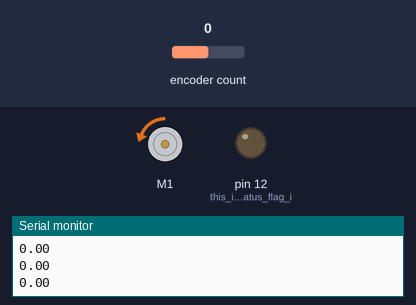
Bench run of a sketch on a simulated Arduino Uno, built with avr-gcc and run on an emulated ATmega328P. On the bench: DC motor (green arrow = forward, orange = backward, longer = faster), output pins drawn as LEDs (lit = HIGH), the last lines printed to the serial monitor. The inputs (shaded band) are chosen by the test bench; at power-on: encoder count 0.

Above: at 1.2 s.
1.3 s: encoder count set to -1
At 1.6 s:
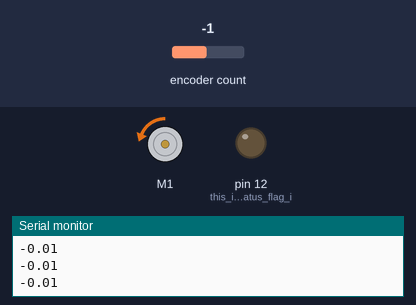
2.8 s: encoder count set to 0
At 4.0 s:
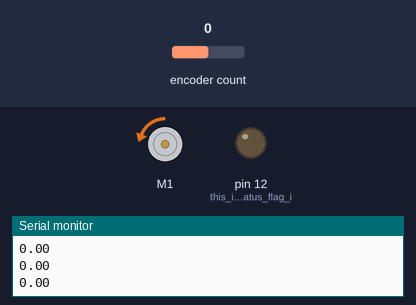
Timing chart, 0 to 5.8 s (numbered marks = the images above; inputs shaded):
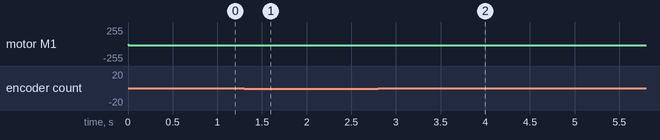

The sketch:

MiniProjectFinal_Trial3.ino
```cpp
/*
 * Group 10
 * MiniProject Final Code
 */
#include "Encoder.h"
#include <Wire.h>
#include "DualMC33926MotorShield.h"
// motor object
DualMC33926MotorShield md;

// pin definitions for the encoder and the LCD
#define pwmMod        9 // used to modify the PWM
#define ENC1          2
#define ENC2          3
#define SLAVE_ADDRESS 0x04// dawson info
#define TOLERANCE     20 // give some tolerance to the rotational value
#define CPR           3200 // counts per revolution
#define PERIOD        10

// variables used for the controller
double timeChange; // used to keep track of the time elapsed
double error = 0; // used to calculate difference in target and current angular position
double out = 0;
double voltage = 0;
double pwmOut = 0;
float integrator = 0; // used to keep track of the accumulating error

Encoder encoderValues(ENC1, ENC2); // used to keep track of the position of the encoder

float oldPos; // used for delta U?
float newPos = 0;

float  currentPosition = 0; // keeps track of our encoder values

int loopCounts;
int desiredPos = 3; // keeps track of our quadrants
double rad = 0; // calculates the position on the quadrant


// here are the controller variables
double Kp = 0.62655794027008;
double Ki = 0.139513658834803;

// from the motor shield example code
// reads from the pin to see if there is an error

void stopIfFault()
{
  if (md.getFault())
  {
    Serial.println("fault");
    while(1);
  }
}

void setup() {
  pinMode(ENC1, INPUT);
  pinMode(ENC2, INPUT);
  pinMode(12, OUTPUT); // this is the status flag indicator
  Serial.begin(9600);

  // initialize the motor object
  md.init();

  // initialize ISR
  Serial.println("Mini Project");
  Serial.println("Ready!");


  /*
  // initialize I2C as the subordinate
  Wire.begin(SLAVE_ADDRESS);

  // callbacks for I2C
  Wire.onRequest(sendData);
  Wire.onReceive(receiveData);
  Serial.println("Mini Project");
  Serial.println("Ready!");
*/
}

void loop() { // we ,ay want to change the conditional count values in order to give some tolerance
  currentPosition = encoderValues.read();
  rad = (currentPosition/CPR)*2*3.1415;
  Serial.println(rad);
  if(rad>=6.2831){
    rad = rad - 6.2831;
    currentPosition = currentPosition - CPR;
  }
  else if (rad <= 6.2831){
    rad = rad + 6.2831;
    currentPosition = currentPosition + CPR;
  }
  switch(desiredPos) { // we will use these switch cases to rotate towards the goal in the shortest route

    case 1: // here we are trying to rotate towards 0/2pi

    if (rad != 0){
      speedControl(0);
    }

    break;

    case 2: // here we are rotating towards pi/2


    if (rad != PI/2){
      speedControl(PI/2);
    }
    break;

    case 3: // here we will rotate towards pi

    if (rad != PI) {
      speedControl(PI);
    }
    break;

    case 4: // here we will rotate towards 3pi/2

    if (rad != (3*PI)/2){
      speedControl((3*PI)/2);
    }
    break;
  }
}
void speedControl(double target){
  unsigned long now = millis();
  unsigned long delay1 = now;
  error = (target - rad);
  voltage = Kp*error;
  pwmOut = (voltage / 7.8) * 127;
  if ((abs(pwmOut) > 255) && (pwmOut < 0)){
    pwmOut = -255;
  }
  else if ((abs(pwmOut) > 255) && (pwmOut > 0)) {
    pwmOut = 255;
  }
  else {
    pwmOut = pwmOut;
  }
  md.setM1Speed(pwmOut);

  unsigned long delay2 = now;
  timeChange = delay2-delay1;

  if (timeChange < PERIOD*loopCounts){
    delay(PERIOD - timeChange);
  }
  loopCounts++;
}

/*
 * DAWSON STUFF
void receiveData(int byteCount){
  while(Wire.available()) {
    desiredPos = Wire.read();
    Serial.print("Data recieved: ");
    Serial.println(desiredPos);
  }
}

void sendData(){
  Wire.write(desiredPos);
}
*/
```

Measured:
- after the input at 1.3 s, motor M1: backward 20/255 → backward 19/255 at once
- after the input at 2.8 s, motor M1: backward 19/255 → backward 20/255 at once
